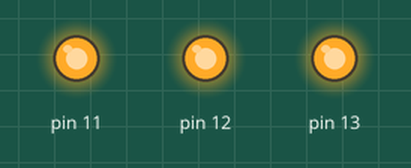
The sketch below on a simulated Arduino Uno, built with avr-gcc and run on an emulated ATmega328P. Shown: output pins drawn as LEDs (lit = HIGH).

Above: at 0.1 s.
Timing chart, 0 to 1.6 s (numbered marks = the images above):
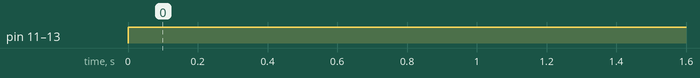

Measured:
- by itself, pin 11–13: LOW → HIGH at 0.00 s

The sketch:

multicolor_led.ino
```cpp
void setup() {
  pinMode(11,OUTPUT);
  pinMode (12, OUTPUT);
  pinMode (13, OUTPUT);

  // put your setup code here, to run once:

}

void loop() {
  digitalWrite (11,HIGH);
  //delay (100);
  // digitalWrite (11,LOW);
  //delay (100);
   digitalWrite (12,HIGH);
  //delay (100);
   //digitalWrite (12, LOW);
  //delay (100);
   digitalWrite (13,HIGH);
  //delay (100);
   //digitalWrite (13,LOW);
  delay (10000);
  // put your main code here, to run repeatedly:

}
```
